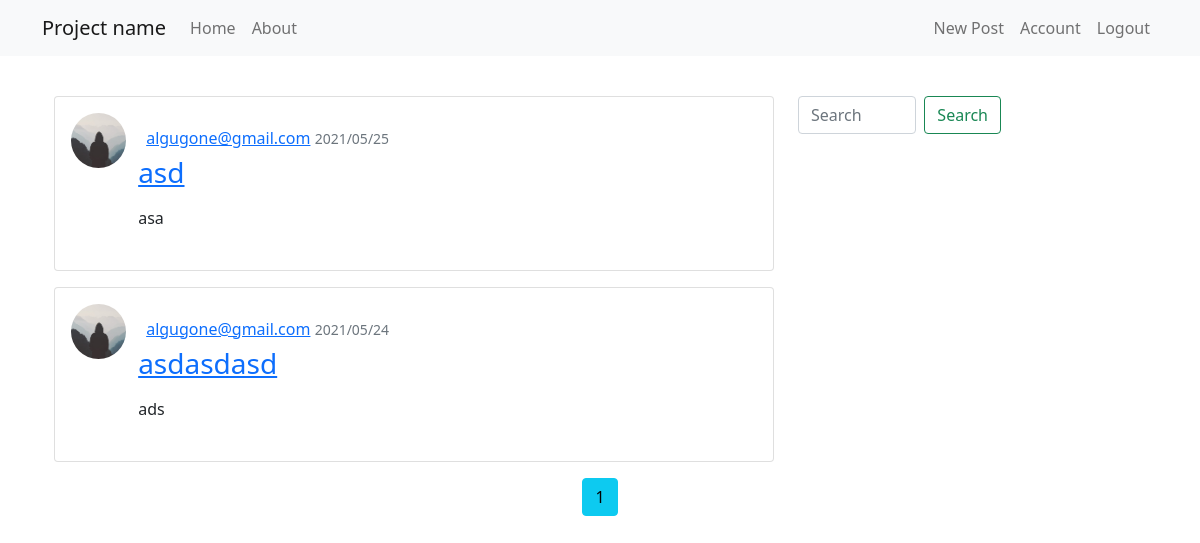
/home (signed in), run on the app's committed database.
### flask_app/models.py (models this page shows, shortened)
class Posts(db.Model):
    id = db.Column(db.Integer, primary_key=True)
    title = db.Column(db.String(100), nullable=False)
    date_posted = db.Column(db.DateTime, nullable=False, default=datetime.utcnow)
    content = db.Column(db.Text, nullable=False)
    post_image = db.Column(db.String(20), nullable=True)
    comments = db.relationship('Comments', backref='post', lazy=True)
    user_id = db.Column(db.Integer, db.ForeignKey('user.id'), nullable=False)
    likes = db.relationship('Likes', backref='post', lazy=True)

class User(db.Model, UserMixin):
    id = db.Column(db.Integer, primary_key=True)
    username = db.Column(db.String(20), unique=True, nullable=False)
    email = db.Column(db.String(120), unique=True, nullable=False)
    profile_image = db.Column(db.String(20), nullable=False, default='default.jpg')
    password = db.Column(db.String(60), nullable=False)
    bio = db.Column(db.Text, nullable=True)
    posts = db.relationship('Posts', backref='author', lazy=True)
    comments = db.relationship('Comments', backref='author', lazy=True)
    liked = db.relationship('Likes', foreign_keys='Likes.user_id', backref='user', lazy='dynamic')
    followed = db.relationship('User', secondary=followers, primaryjoin=(followers.c.follower_id == id), secondaryjoin=(followers.c.followed_id == id),
                               backref=db.backref('followers', lazy='dynamic'), lazy='dynamic')
    def followed_posts(self):
        return Posts.query.join(
            followers, (followers.c.followed_id == Posts.user_id)).filter(
                followers.c.follower_id == self.id).order_by(Posts.date_posted.desc())

### flask_app/routes.py (the view)
@app.route('/')
@app.route('/home')
@login_required
def home():
    page = request.args.get('page', 1, type=int)
    posts = current_user.followed_posts().paginate(page=page, per_page=8)
    return render_template('home.html',  title="suffer", data=posts)

### flask_app/models.py (called while the page is built)
@login_manager.user_loader
def load_user(user_id):
    return User.query.get(int(user_id))

### flask_app/templates/home.html (shortened to what this page needs)
{% extends "layout.html" %}
{% block body %}
    <div class="container">
        <div class="row">
            <div class="col">
                {% if not data.total %}
                    <h1 class="text-secondary">No users followed. If you want ot get content on your home page follow some people.</h1>
                {% else %}
                    {% for post in data.items %}
                        <div class="card mt-3" style="width: 45rem;" id="post-{{ post.id }}">
                            <div class="card-body">
                                <div class="row">
                                    <div class="col-1">
                                        <img class="rounded-circle" style="height: 55px; width: 55px;" src="{{ url_for('static', filename='profile_pics/' + post.author.profile_image) }}" alt="pfp">
                                    </div>
                                    <div class="col-9 m-2">
                                        <h6 class="card-subtitle m-2 text-muted">
                                            <a class="mr-3" href="{{ url_for('user', user_id=post.author.id) }}">{{ post.author.username }}</a>
                                            <small class="text-muted">{{ post.date_posted.strftime('%Y/%m/%d') }}</small>
                                        </h6>
                                        <h3 class="card-title"><a href="{{ url_for('post', post_id=post.id) }}">{{ post.title }}</a></h3>
                                        <p class="card-text"><p class="card-text">{{ post.content }}</p></p>
                                    </div>
                                </div>
                            </div>
                        </div>
                    {% endfor %}
                {% endif %}
            </div>
            <div class="col">
                <div class="pb-2">
                    <div class="col-6 col-md-7">
                        <div class="content-section">
                            <form class="d-flex mt-3">
                                <input class="form-control me-2" type="search" placeholder="Search" aria-label="Search">
                                <button class="btn btn-outline-success" type="submit">Search</button>
                            </form>
                        </div>
                    </div>
                </div>
            </div>
        </div>
    </div>
    <div class="d-flex justify-content-center">
        {% for page_num in data.iter_pages(left_edge=1, right_edge=1, left_current=1, right_current=2) %}
            {% if page_num %}
                {% if data.page == page_num %}
                    <a class="btn btn-info mt-3 mb-4 m-1" href="{{ url_for('home', page=page_num) }}">{{ page_num }}</a>
                {% else %}
                    <a class="btn btn-outline-info mt-3 mb-4 m-1" href="{{ url_for('home', page=page_num) }}">{{ page_num }}</a>
                {% endif %}
            {% else %}
                <p class="mt-3">...</p>
            {% endif%}
        {% endfor %}
    </div>
{% endblock %}

### data on the page
Posts: profile_image (placeholder picture), author.username "algugone@gmail.com", date_posted "2021/05/25", title "asd", content "asa"
Posts: profile_image (placeholder picture), author.username "algugone@gmail.com", date_posted "2021/05/24", title "asdasdasd", content "ads"

### other printed values
{{ page_num }} "1"
